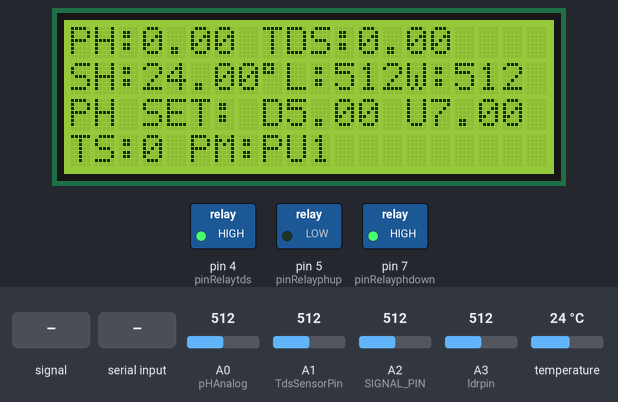
This sketch was run on a simulated Arduino Uno, built with avr-gcc and run on an emulated ATmega328P. Parts: 20×4 character LCD, switched loads named in the sketch (green lamp = pin HIGH). Dashed ring = blinking. The test bench sets the inputs (shaded band); at power-on: temperature 24 °C, A0 (pHAnalog) = 512, A1 (TdsSensorPin) = 512, A3 (ldrpin) = 512, A2 (SIGNAL_PIN) = 512. What the sketch prints to the serial monitor is not drawn.

Above: at 1.2 s.
1.3 s: A2 (SIGNAL_PIN) fed a 200 Hz sine of ±81 counts around its level
At 5.1 s:
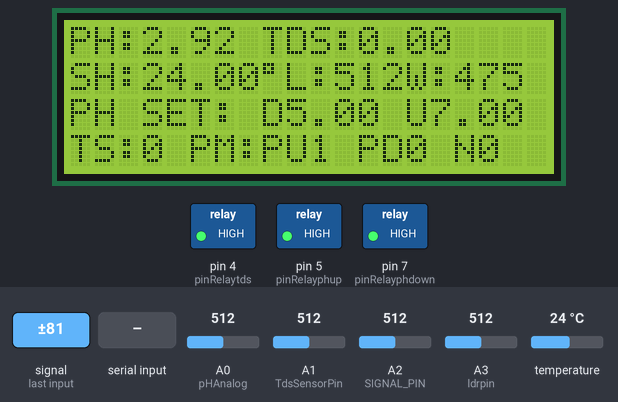
8.5 s: "send|1\n" received over Serial
At 12.5 s:
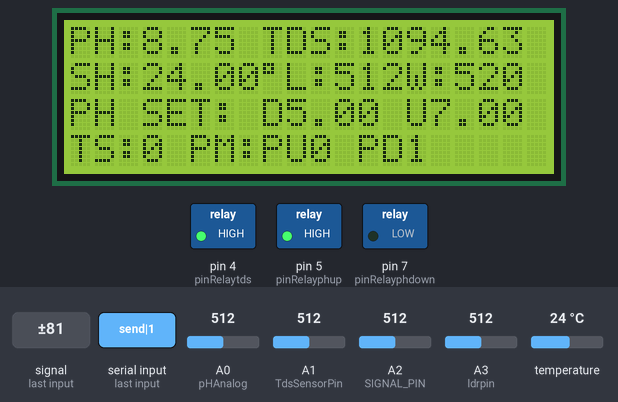
14.1 s: temperature set to 12 °C
At 16.1 s:
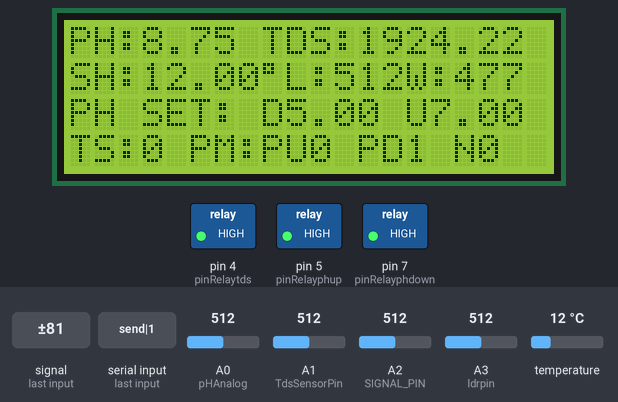
16.4 s: A0 (pHAnalog) set to 716
At 20.6 s:
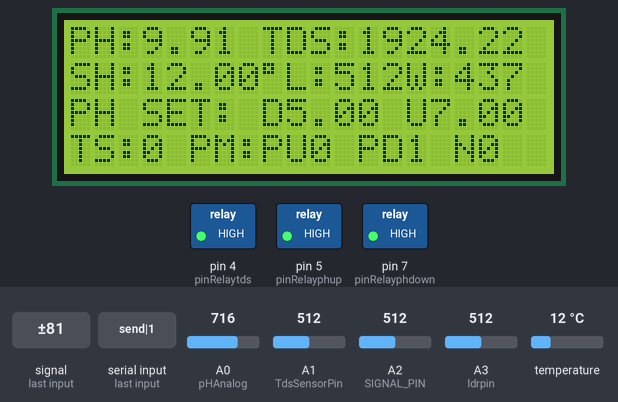
21.1 s: A1 (TdsSensorPin) set to 716
At 27.0 s:
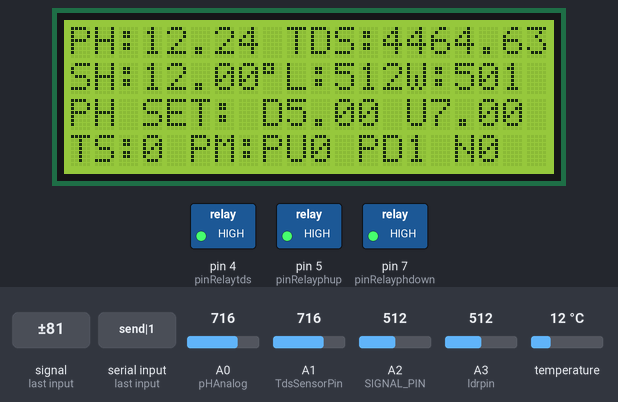
28.1 s: A3 (ldrpin) set to 716
At 30.3 s:
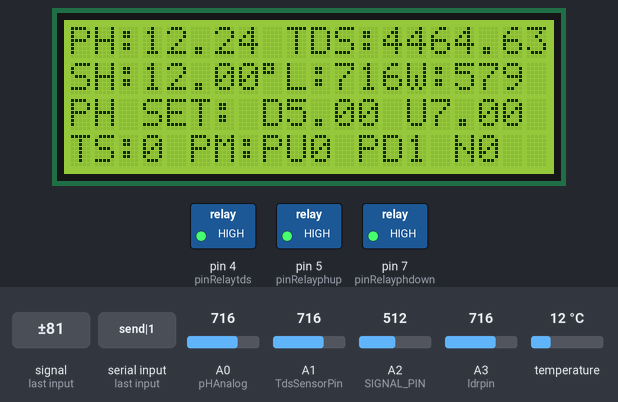
Timing chart, 0 to 31.5 s (numbered marks = the images above; inputs shaded):
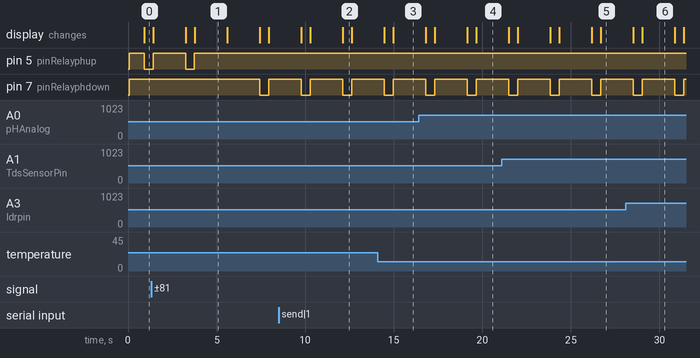

Measured:
- what the display in image 1 shows lasts 1.8 s, from 3.8 s to 5.6 s
- what the display in image 2 shows lasts 0.5 s, from 12.1 s to 12.6 s

The sketch:

hidroponik_v1.ino
```cpp
#include <string.h>
#include <stdio.h>
#include <OneWire.h>
#include <DallasTemperature.h>
#include <Wire.h>
#include <EEPROM.h>
#include <LiquidCrystal_I2C.h>

LiquidCrystal_I2C lcd(0x27,20,4);

/* SENSOR PH PIN */
#define pHAnalog A0     // pH meter Analog output to Arduino Analog Input 0
#define pHArrayLength 5 // times of collection
/* SENSOR TDS SETTING */
#define TdsSensorPin A1
#define VREF 5.0      // analog reference voltage(Volt) of the ADC
#define SCOUNT  5     // sum of sample point
/* SENSOR Water level PIN */
#define SIGNAL_PIN A2
/* SENSOR TDS SETTING */
#define ONE_WIRE_BUS 2 // Data wire is plugged into digital pin 2 on the Arduino
OneWire oneWire(ONE_WIRE_BUS);
DallasTemperature sensors(&oneWire);

/* VAR DATA FROM NODEMCU */
char vD[45];
int j =0;
char mystr[20];
/* PIN RELAY  */
const int pinRelaytds    = 4;
const int pinRelayphup   = 5;
const int pinRelayphdown = 7;
/* LDR PIN  */
const int ldrpin = A3;
/* SENSOR VAR */
float phValue, tdsValue, Wtemp;
int ldrValue, Wlevel;
String ldrStatus;
/* LCD VALUE */
int lcdOn    = 1;
int lcdOff   = 0;
/* KALIBRASI VAR */
float pHsetup, pHsetdown;
int tdsSet, kalPh, kalTds;
/* KALIBRASI VALUE */
float phUp   = 7;
float phDown = 5;
float *pUp   = &phUp ;
float *pDown = &phDown;
/* KALIBRASI PH SENSOR */
int phKali    = 0;
int *pKalPh  = &phKali;
/* KALIBRASI TDS SENSOR */
int tdsKali    = 0;
int *pKalTds  = &tdsKali;
/* SENSOR TDS SETTING */
int analogBuffer[SCOUNT];    // store the analog value in the array, read from ADC
int analogBufferTemp[SCOUNT];
int analogBufferIndex = 0,copyIndex = 0;
float averageVoltage = 0;
/* SENSOR TDS SETTING */
int pHArray[pHArrayLength];
int pHArrayIndex = 0;

void setup(void)
{
Serial.begin(9600);
sensors.begin();
lcd.init();
// LCD BEGIN
lcd.backlight();
// WATERLEVEL BEGIN
digitalWrite(SIGNAL_PIN, LOW);
// TDS SENSOR BEGIN
pinMode(TdsSensorPin,INPUT);

// RELAY BEGIN
pinMode (pinRelayphup, OUTPUT);   //pin relay ph up
digitalWrite(pinRelayphup,HIGH); //HIGH = OFF

pinMode (pinRelayphdown, OUTPUT);   //pin relay ph down
digitalWrite(pinRelayphdown,HIGH); //HIGH = Mati OFF

pinMode (pinRelaytds, OUTPUT);   //pin relay nutrisi
digitalWrite(pinRelaytds,HIGH); //HIGH = Mati OFF
}

void loop(void){
tempSensor();
waterlvSensor();
ldrSensor();
tdsSensor();
phSensor();
sendNodemcu();
lcdDisplay();
relayPump();

delay(1000);
}

void sendNodemcu(){
// REQ NodeMCU
while(Serial.available()>0)
{
  vD[j] = Serial.read();
  j++;
}

String check = "";
for(char *p = strtok(vD, "|"); p != NULL; p = strtok(NULL, "|")){
  check = p;
  check.trim();
  if(check == "send"){kirimdata();
  }else{
    int l = 0;
    String tmp[2];
    char *token, *str, *tofree;
    tofree = str = strdup(p);
    while((token = strsep(&str,":"))){
      tmp[l] = token;
      l++;
    }
    if(tmp[0] == "pu") pHsetup     = tmp[1].toFloat();
    if(tmp[0] == "pd") pHsetdown   = tmp[1].toFloat();
    if(tmp[0] == "kp") kalPh       = tmp[1].toInt();
    if(tmp[0] == "kt") kalTds      = tmp[1].toInt();
    if(tmp[0] == "st") tdsSet      = tmp[1].toInt();
    if(tmp[0] == "pu") {dataUpdate();}
    free(tofree);
    }
  }
    // RESET
    memset(vD, 0, sizeof(vD));
    j = 0;
}

void dataUpdate(){
// UPDATE VALUE VAR
  *pUp     = pHsetup;
  *pDown   = pHsetdown;
  *pKalPh  = kalPh;
  *pKalTds = kalTds;
}

void kirimdata(void){
// SEND DATA TO NODEMCU DATASERIAL
  String  datakirim = String(Wtemp)+ "#" +
    String(tdsValue)+ "#" +
    String(ldrValue)+ "#" +
    String(Wlevel)+ "#" +
    String(phValue);
  Serial.println(datakirim);
}

void tempSensor(){
// SUHU SENSOR CODE
    sensors.requestTemperatures();
    Wtemp = sensors.getTempCByIndex(0);
}

void waterlvSensor(){
// WATER LEVEL
    Wlevel = analogRead(SIGNAL_PIN);
}

void ldrSensor(){
// LDR CAHAYA
    ldrValue = analogRead(ldrpin);
    if(ldrValue >= 200) ldrStatus = "DARK";
    else ldrStatus = "BRIGHT";
}

void tdsSensor(){
  static unsigned long analogSampleTimepoint = millis();
   if(millis()-analogSampleTimepoint > 40U)     //every 40 milliseconds,read the analog value from the ADC
   {
     analogSampleTimepoint = millis();
     analogBuffer[analogBufferIndex] = analogRead(TdsSensorPin);    //read the analog value and store into the buffer
     analogBufferIndex++;
     if(analogBufferIndex == SCOUNT)
         analogBufferIndex = 0;
   }
   static unsigned long printTimepoint = millis();
   if(millis()-printTimepoint > 800U)
   {
      printTimepoint = millis();
      for(copyIndex=0;copyIndex<SCOUNT;copyIndex++)
        analogBufferTemp[copyIndex]= analogBuffer[copyIndex];
      averageVoltage = getMedianNum(analogBufferTemp,SCOUNT) * (float)VREF / 1024.0; // read the analog value more stable by the median filtering algorithm, and convert to voltage value
      float compensationCoefficient=1.0+0.02*(Wtemp-25.0);    //temperature compensation formula: fFinalResult(25^C) = fFinalResult(current)/(1.0+0.02*(fTP-25.0));
      float compensationVolatge=averageVoltage/compensationCoefficient;  //temperature compensation
      tdsValue=(
        100.42*compensationVolatge*compensationVolatge*compensationVolatge -
        255.86*compensationVolatge*compensationVolatge + 857.39*compensationVolatge
      )*0.5; //convert voltage value to tds value

      tdsValue = (tdsValue == 0.0) ? tdsValue : tdsValue + tdsKali;
   }
}

// TDS SENSOR VOLTAGE
int getMedianNum(int bArray[], int iFilterLen)
{
      int bTab[iFilterLen];
      for (byte i = 0; i<iFilterLen; i++)
      bTab[i] = bArray[i];
      int i, j, bTemp;
      for (j = 0; j < iFilterLen - 1; j++)
      {
      for (i = 0; i < iFilterLen - j - 1; i++)
          {
        if (bTab[i] > bTab[i + 1])
            {
        bTemp = bTab[i];
            bTab[i] = bTab[i + 1];
        bTab[i + 1] = bTemp;
         }
      }
      }
      if ((iFilterLen & 1) > 0)
    bTemp = bTab[(iFilterLen - 1) / 2];
      else
    bTemp = (bTab[iFilterLen / 2] + bTab[iFilterLen / 2 - 1]) / 2;
      return bTemp;
}

void phSensor() {
  static float voltage;
  pHArray[pHArrayIndex++] = analogRead(pHAnalog);
  if(pHArrayIndex == pHArrayLength) pHArrayIndex = 0;
  voltage = avgpHValue(pHArray, pHArrayLength) * 5.0 / 1024;
  phValue = 3.5 * voltage + phKali;
}

// PH SENSOR VOLTAGE
double avgpHValue(int* arr, int number){
double avg;
long amount = 0;
int i, max, min;

if(number <= 0){
    Serial.println(F("Error number for the array to avraging!/n"));
    return 0;
  }
  // less than 5, calculated directly statistics
  if(number < 5){
    for(i = 0;i < number; i++){
      amount += arr[i];
    }
    avg = amount / number;
    return avg;
  }else{
    if(arr[0] < arr[1]){
      min = arr[0];
      max = arr[1];
    }
    else{
      min = arr[1];
      max = arr[0];
    }
    for(i = 2; i < number; i++){
      if(arr[i] < min){
        amount += min;
        min = arr[i];
      }else {
        if(arr[i] > max){
          amount += max;
          max = arr[i];
        }else{
          amount+=arr[i];
        }
      }
    }
    avg = (double)amount / (number - 2);
  }
  return avg;
}

void lcdDisplay(){
// MENAMPILKAN HASIL SENSOR PADA LCD
lcd.clear();
lcd.setCursor(0,0);
lcd.print("PH:");
lcd.print(phValue);
lcd.print(" TDS:");
lcd.print(tdsValue);
lcd.setCursor(0,1);
lcd.print("SH:");
lcd.print(Wtemp);
lcd.print((char)223);
lcd.print("L:");
lcd.print(ldrValue);
lcd.print("W:");
lcd.print(Wlevel);
lcd.setCursor(0,2);
lcd.print("PH SET: D");
lcd.print(phDown);
lcd.print(" U");
lcd.print(phUp);
lcd.setCursor(0,3);
lcd.print("TS:");
lcd.print(tdsSet);
}

void relayPump(){
  // PH UP PUMP IS ON
  lcd.print(" PM:PU");
  if (phValue < phDown){
      lcd.print(lcdOn);
      digitalWrite(pinRelayphup, LOW);
      delay(500);
      digitalWrite(pinRelayphup, HIGH);
  }else lcd.print(lcdOff);

  // PH DOWN PUMP IS ON
  lcd.print(" PD");
  if (phValue > phUp){
      lcd.print(lcdOn);
      digitalWrite(pinRelayphdown, LOW);
      delay(500);
      digitalWrite(pinRelayphdown, HIGH);
  }else lcd.print(lcdOff);

  // TDS PUMP IS ON
  lcd.print(" N");
  if (tdsValue < tdsSet){
      lcd.print(lcdOn);
      digitalWrite(pinRelaytds, LOW);
      delay(500);
      digitalWrite(pinRelaytds, HIGH);
  }else lcd.print(lcdOff);
}
```
